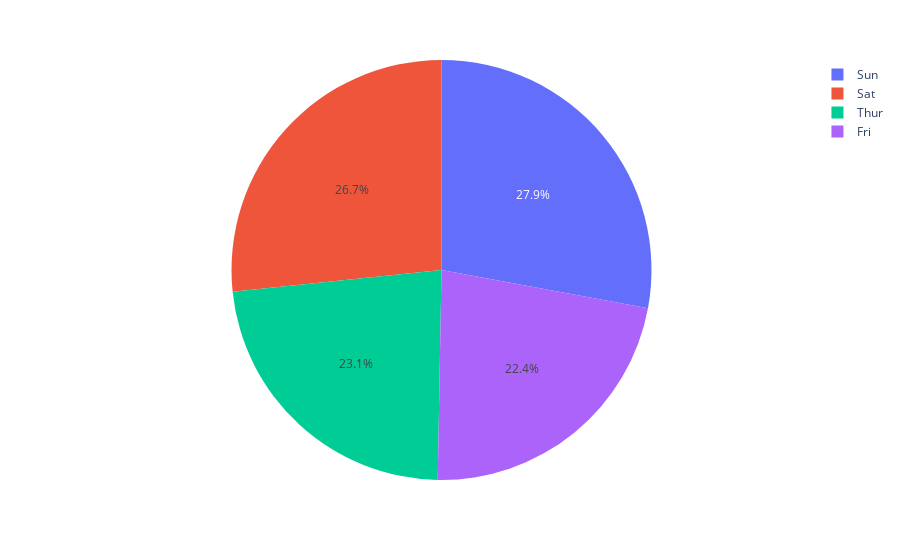

The notebook cell saved with this chart:
### Code cell
px.pie(dfres,'day','total_bill')

### Figure 1 — Plotly figure (JSON) as saved in the notebook; plotly's stock layout.template omitted (floating-point values rounded to 4 significant figures)
{"data": [{"domain": {"x": [0, 1], "y": [0, 1]}, "hovertemplate": "day=%{label}<br>total_bill=%{value}<extra></extra>", "labels": ["Fri", "Sat", "Sun", "Thur"], "legendgroup": "", "name": "", "showlegend": true, "type": "pie", "values": [17.15, 20.44, 21.41, 17.68]}], "layout": {"autosize": true, "legend": {"tracegroupgap": 0}, "margin": {"t": 60}}}
